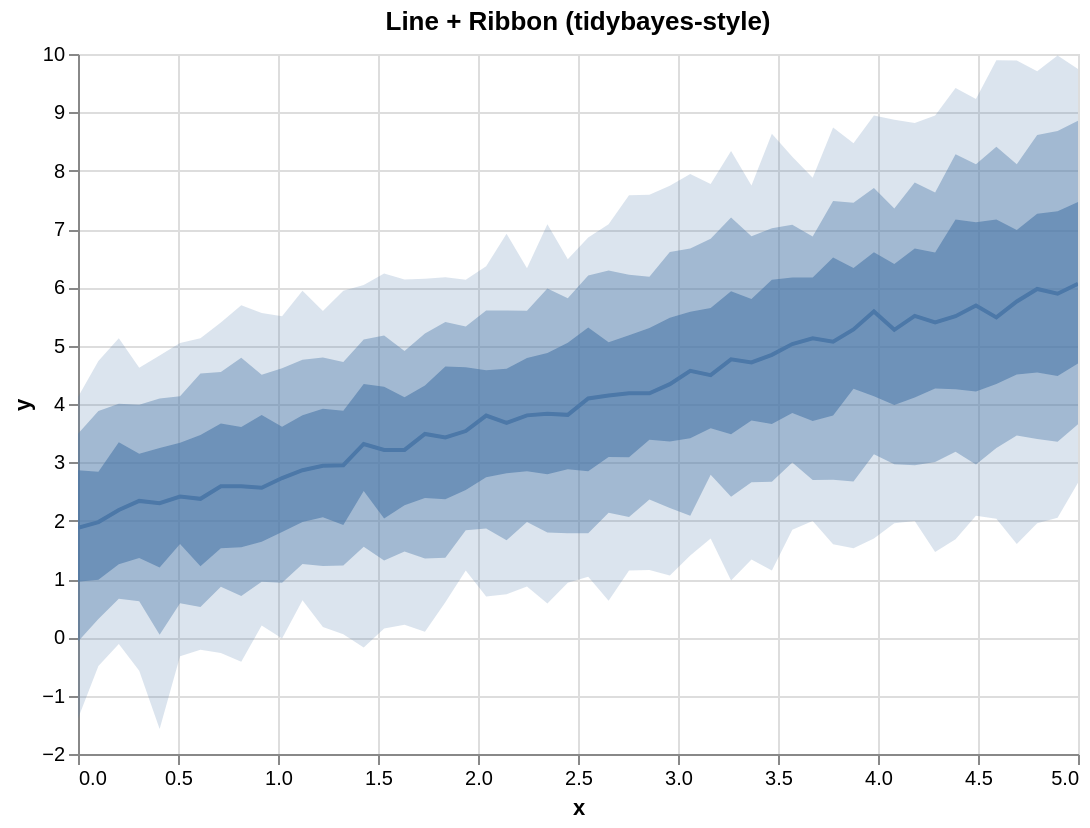

The specification (Vega-Lite) saved for this image:
### Vega-Lite specification from a JSON file in a GitHub repository (floating-point values rounded to 4 significant figures)
{"$schema": "https://vega.github.io/schema/vega-lite/v5.json", "config": {"axis": {"labelLimit": 0}, "header": {"labelLimit": 0}, "legend": {"labelLimit": 0}}, "data": {"values": [{"__median__": 4.185, "hi_0_5_": 5.177, "hi_0_8_": 6.217, "hi_0_95_": 7.578, "lo_0_5_": 3.088, "lo_0_8_": 2.062, "lo_0_95_": 1.146, "x": 2.755}, {"__median__": 2.941, "hi_0_5_": 3.916, "hi_0_8_": 4.797, "hi_0_95_": 5.595, "lo_0_5_": 2.059, "lo_0_8_": 1.221, "lo_0_95_": 0.1781, "x": 1.224}, {"__median__": 4.766, "hi_0_5_": 5.932, "hi_0_8_": 7.196, "hi_0_95_": 8.338, "lo_0_5_": 3.481, "lo_0_8_": 2.411, "lo_0_95_": 0.9746, "x": 3.265}, {"__median__": 5.067, "hi_0_5_": 6.512, "hi_0_8_": 7.481, "hi_0_95_": 8.74, "lo_0_5_": 3.803, "lo_0_8_": 2.7, "lo_0_95_": 1.594, "x": 3.776}, {"__median__": 5.688, "hi_0_5_": 7.114, "hi_0_8_": 8.111, "hi_0_95_": 9.23, "lo_0_5_": 4.216, "lo_0_8_": 2.961, "lo_0_95_": 2.086, "x": 4.49}, {"__median__": 1.976, "hi_0_5_": 2.841, "hi_0_8_": 3.881, "hi_0_95_": 4.739, "lo_0_5_": 0.9887, "lo_0_8_": 0.3123, "lo_0_95_": -0.4904, "x": 0.102}, {"__median__": 5.272, "hi_0_5_": 6.398, "hi_0_8_": 7.35, "hi_0_95_": 8.874, "lo_0_5_": 3.984, "lo_0_8_": 2.968, "lo_0_95_": 1.955, "x": 4.082}, {"__median__": 2.339, "hi_0_5_": 3.147, "hi_0_8_": 3.989, "hi_0_95_": 4.62, "lo_0_5_": 1.359, "lo_0_8_": 0.6199, "lo_0_95_": -0.5714, "x": 0.3061}, {"__median__": 5.972, "hi_0_5_": 7.263, "hi_0_8_": 8.611, "hi_0_95_": 9.706, "lo_0_5_": 4.539, "lo_0_8_": 3.401, "lo_0_95_": 1.958, "x": 4.796}, {"__median__": 3.834, "hi_0_5_": 4.874, "hi_0_8_": 5.98, "hi_0_95_": 7.079, "lo_0_5_": 2.795, "lo_0_8_": 1.796, "lo_0_95_": 0.5817, "x": 2.347}, {"__median__": 2.183, "hi_0_5_": 3.345, "hi_0_8_": 4.002, "hi_0_95_": 5.128, "lo_0_5_": 1.253, "lo_0_8_": 0.6597, "lo_0_95_": -0.1131, "x": 0.2041}, {"__median__": 4.494, "hi_0_5_": 5.645, "hi_0_8_": 6.833, "hi_0_95_": 7.773, "lo_0_5_": 3.584, "lo_0_8_": 2.788, "lo_0_95_": 1.693, "x": 3.163}, {"__median__": 5.51, "hi_0_5_": 6.667, "hi_0_8_": 7.799, "hi_0_95_": 8.817, "lo_0_5_": 4.111, "lo_0_8_": 2.949, "lo_0_95_": 1.993, "x": 4.184}, {"__median__": 3.805, "hi_0_5_": 4.789, "hi_0_8_": 5.601, "hi_0_95_": 6.329, "lo_0_5_": 2.847, "lo_0_8_": 1.976, "lo_0_95_": 0.8733, "x": 2.245}, {"__median__": 4.095, "hi_0_5_": 5.312, "hi_0_8_": 6.201, "hi_0_95_": 6.854, "lo_0_5_": 2.848, "lo_0_8_": 1.786, "lo_0_95_": 1.04, "x": 2.551}, {"__median__": 2.73, "hi_0_5_": 3.61, "hi_0_8_": 4.611, "hi_0_95_": 5.505, "lo_0_5_": 1.807, "lo_0_8_": 0.9356, "lo_0_95_": -0.0218, "x": 1.02}, {"__median__": 5.028, "hi_0_5_": 6.167, "hi_0_8_": 7.073, "hi_0_95_": 8.239, "lo_0_5_": 3.847, "lo_0_8_": 2.995, "lo_0_95_": 1.844, "x": 3.571}, {"__median__": 5.587, "hi_0_5_": 6.602, "hi_0_8_": 7.704, "hi_0_95_": 8.944, "lo_0_5_": 4.132, "lo_0_8_": 3.138, "lo_0_95_": 1.692, "x": 3.98}, {"__median__": 2.588, "hi_0_5_": 3.668, "hi_0_8_": 4.547, "hi_0_95_": 5.398, "lo_0_5_": 1.527, "lo_0_8_": 0.8664, "lo_0_95_": -0.2698, "x": 0.7143}, {"__median__": 5.399, "hi_0_5_": 6.599, "hi_0_8_": 7.626, "hi_0_95_": 8.944, "lo_0_5_": 4.268, "lo_0_8_": 3.007, "lo_0_95_": 1.464, "x": 4.286}, {"__median__": 2.589, "hi_0_5_": 3.606, "hi_0_8_": 4.793, "hi_0_95_": 5.694, "lo_0_5_": 1.546, "lo_0_8_": 0.7082, "lo_0_95_": -0.4169, "x": 0.8163}, {"__median__": 4.147, "hi_0_5_": 5.058, "hi_0_8_": 6.29, "hi_0_95_": 7.083, "lo_0_5_": 3.091, "lo_0_8_": 2.137, "lo_0_95_": 0.6257, "x": 2.653}, {"__median__": 5.891, "hi_0_5_": 7.305, "hi_0_8_": 8.68, "hi_0_95_": 9.976, "lo_0_5_": 4.478, "lo_0_8_": 3.352, "lo_0_95_": 2.049, "x": 4.898}, {"__median__": 4.183, "hi_0_5_": 5.301, "hi_0_8_": 6.182, "hi_0_95_": 7.587, "lo_0_5_": 3.389, "lo_0_8_": 2.363, "lo_0_95_": 1.153, "x": 2.857}, {"__median__": 3.426, "hi_0_5_": 4.644, "hi_0_8_": 5.407, "hi_0_95_": 6.171, "lo_0_5_": 2.368, "lo_0_8_": 1.365, "lo_0_95_": 0.6024, "x": 1.837}, {"__median__": 5.125, "hi_0_5_": 6.169, "hi_0_8_": 6.872, "hi_0_95_": 7.877, "lo_0_5_": 3.71, "lo_0_8_": 2.697, "lo_0_95_": 1.993, "x": 3.673}, {"__median__": 3.676, "hi_0_5_": 4.603, "hi_0_8_": 5.603, "hi_0_95_": 6.919, "lo_0_5_": 2.811, "lo_0_8_": 1.666, "lo_0_95_": 0.7371, "x": 2.143}, {"__median__": 5.759, "hi_0_5_": 6.982, "hi_0_8_": 8.11, "hi_0_95_": 9.887, "lo_0_5_": 4.507, "lo_0_8_": 3.461, "lo_0_95_": 1.602, "x": 4.694}, {"__median__": 2.951, "hi_0_5_": 3.884, "hi_0_8_": 4.722, "hi_0_95_": 5.941, "lo_0_5_": 1.924, "lo_0_8_": 1.23, "lo_0_95_": 0.05443, "x": 1.327}, {"__median__": 2.414, "hi_0_5_": 3.334, "hi_0_8_": 4.135, "hi_0_95_": 5.046, "lo_0_5_": 1.601, "lo_0_8_": 0.584, "lo_0_95_": -0.3259, "x": 0.5102}, {"__median__": 3.814, "hi_0_5_": 5.048, "hi_0_8_": 5.815, "hi_0_95_": 6.48, "lo_0_5_": 2.883, "lo_0_8_": 1.783, "lo_0_95_": 0.9365, "x": 2.449}, {"__median__": 4.568, "hi_0_5_": 5.58, "hi_0_8_": 6.664, "hi_0_95_": 7.944, "lo_0_5_": 3.414, "lo_0_8_": 2.086, "lo_0_95_": 1.402, "x": 3.061}, {"__median__": 6.062, "hi_0_5_": 7.465, "hi_0_8_": 8.856, "hi_0_95_": 9.742, "lo_0_5_": 4.693, "lo_0_8_": 3.652, "lo_0_95_": 2.652, "x": 5.0}, {"__median__": 5.484, "hi_0_5_": 7.162, "hi_0_8_": 8.411, "hi_0_95_": 9.892, "lo_0_5_": 4.341, "lo_0_8_": 3.247, "lo_0_95_": 2.031, "x": 4.592}, {"__median__": 2.374, "hi_0_5_": 3.469, "hi_0_8_": 4.521, "hi_0_95_": 5.129, "lo_0_5_": 1.221, "lo_0_8_": 0.5192, "lo_0_95_": -0.2117, "x": 0.6122}, {"__median__": 3.536, "hi_0_5_": 4.631, "hi_0_8_": 5.328, "hi_0_95_": 6.131, "lo_0_5_": 2.524, "lo_0_8_": 1.838, "lo_0_95_": 1.148, "x": 1.939}, {"__median__": 3.212, "hi_0_5_": 4.297, "hi_0_8_": 5.175, "hi_0_95_": 6.238, "lo_0_5_": 2.037, "lo_0_8_": 1.316, "lo_0_95_": 0.1501, "x": 1.531}, {"__median__": 5.279, "hi_0_5_": 6.33, "hi_0_8_": 7.451, "hi_0_95_": 8.468, "lo_0_5_": 4.259, "lo_0_8_": 2.673, "lo_0_95_": 1.526, "x": 3.878}, {"__median__": 3.802, "hi_0_5_": 4.579, "hi_0_8_": 5.601, "hi_0_95_": 6.362, "lo_0_5_": 2.744, "lo_0_8_": 1.866, "lo_0_95_": 0.7016, "x": 2.041}, {"__median__": 3.315, "hi_0_5_": 4.343, "hi_0_8_": 5.107, "hi_0_95_": 6.039, "lo_0_5_": 2.509, "lo_0_8_": 1.554, "lo_0_95_": -0.1738, "x": 1.429}, {"__median__": 2.3, "hi_0_5_": 3.247, "hi_0_8_": 4.092, "hi_0_95_": 4.83, "lo_0_5_": 1.196, "lo_0_8_": 0.04307, "lo_0_95_": -1.573, "x": 0.4082}, {"__median__": 4.712, "hi_0_5_": 5.802, "hi_0_8_": 6.874, "hi_0_95_": 7.745, "lo_0_5_": 3.718, "lo_0_8_": 2.658, "lo_0_95_": 1.333, "x": 3.367}, {"__median__": 1.876, "hi_0_5_": 2.864, "hi_0_8_": 3.489, "hi_0_95_": 4.12, "lo_0_5_": 0.954, "lo_0_8_": -0.07263, "lo_0_95_": -1.391, "x": 0.0}, {"__median__": 5.505, "hi_0_5_": 7.162, "hi_0_8_": 8.281, "hi_0_95_": 9.417, "lo_0_5_": 4.252, "lo_0_8_": 3.183, "lo_0_95_": 1.682, "x": 4.388}, {"__median__": 2.563, "hi_0_5_": 3.812, "hi_0_8_": 4.501, "hi_0_95_": 5.559, "lo_0_5_": 1.638, "lo_0_8_": 0.9513, "lo_0_95_": 0.2029, "x": 0.9184}, {"__median__": 3.487, "hi_0_5_": 4.319, "hi_0_8_": 5.21, "hi_0_95_": 6.148, "lo_0_5_": 2.387, "lo_0_8_": 1.35, "lo_0_95_": 0.09508, "x": 1.735}, {"__median__": 4.34, "hi_0_5_": 5.479, "hi_0_8_": 6.604, "hi_0_95_": 7.74, "lo_0_5_": 3.355, "lo_0_8_": 2.217, "lo_0_95_": 1.059, "x": 2.959}, {"__median__": 3.212, "hi_0_5_": 4.115, "hi_0_8_": 4.907, "hi_0_95_": 6.134, "lo_0_5_": 2.263, "lo_0_8_": 1.47, "lo_0_95_": 0.2157, "x": 1.633}, {"__median__": 4.843, "hi_0_5_": 6.132, "hi_0_8_": 7.014, "hi_0_95_": 8.633, "lo_0_5_": 3.657, "lo_0_8_": 2.668, "lo_0_95_": 1.146, "x": 3.469}, {"__median__": 2.865, "hi_0_5_": 3.805, "hi_0_8_": 4.759, "hi_0_95_": 5.941, "lo_0_5_": 1.976, "lo_0_8_": 1.256, "lo_0_95_": 0.6368, "x": 1.122}]}, "height": 350, "layer": [{"_lr_layer": true, "encoding": {"tooltip": [{"field": "x", "title": "x", "type": "quantitative"}, {"field": "__median__", "title": "median", "type": "quantitative"}, {"field": "lo_0_95_", "title": "95% lo", "type": "quantitative"}, {"field": "hi_0_95_", "title": "95% hi", "type": "quantitative"}], "x": {"field": "x", "scale": {"zero": false}, "type": "quantitative"}, "y": {"field": "lo_0_95_", "scale": {"zero": false}, "title": "y", "type": "quantitative"}, "y2": {"field": "hi_0_95_"}}, "mark": {"line": false, "opacity": 0.2, "type": "area"}, "params": [{"bind": "scales", "name": "grid", "select": {"encodings": ["x", "y"], "type": "interval"}}]}, {"_lr_layer": true, "encoding": {"tooltip": [{"field": "x", "title": "x", "type": "quantitative"}, {"field": "__median__", "title": "median", "type": "quantitative"}, {"field": "lo_0_95_", "title": "95% lo", "type": "quantitative"}, {"field": "hi_0_95_", "title": "95% hi", "type": "quantitative"}], "x": {"field": "x", "scale": {"zero": false}, "type": "quantitative"}, "y": {"field": "lo_0_8_", "scale": {"zero": false}, "title": "y", "type": "quantitative"}, "y2": {"field": "hi_0_8_"}}, "mark": {"line": false, "opacity": 0.4, "type": "area"}}, {"_lr_layer": true, "encoding": {"tooltip": [{"field": "x", "title": "x", "type": "quantitative"}, {"field": "__median__", "title": "median", "type": "quantitative"}, {"field": "lo_0_95_", "title": "95% lo", "type": "quantitative"}, {"field": "hi_0_95_", "title": "95% hi", "type": "quantitative"}], "x": {"field": "x", "scale": {"zero": false}, "type": "quantitative"}, "y": {"field": "lo_0_5_", "scale": {"zero": false}, "title": "y", "type": "quantitative"}, "y2": {"field": "hi_0_5_"}}, "mark": {"line": false, "opacity": 0.6, "type": "area"}}, {"_lr_layer": true, "encoding": {"tooltip": [{"field": "x", "title": "x", "type": "quantitative"}, {"field": "__median__", "title": "median", "type": "quantitative"}, {"field": "lo_0_95_", "title": "95% lo", "type": "quantitative"}, {"field": "hi_0_95_", "title": "95% hi", "type": "quantitative"}], "x": {"field": "x", "scale": {"zero": false}, "type": "quantitative"}, "y": {"field": "__median__", "scale": {"zero": false}, "title": "y", "type": "quantitative"}}, "mark": {"strokeWidth": 2, "type": "line"}}], "title": "Line + Ribbon (tidybayes-style)", "width": 500}
